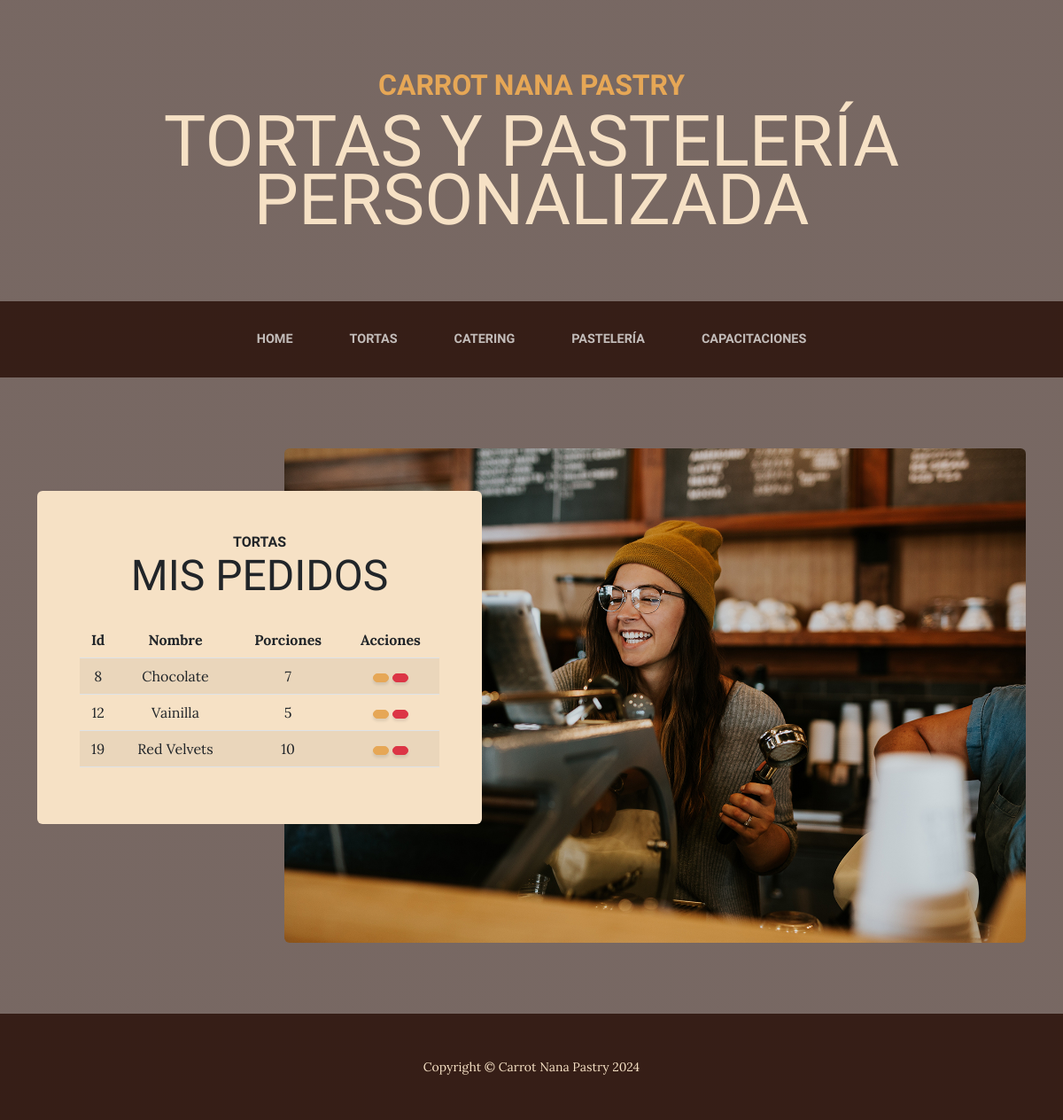
/tortas_pedidos/, run on an earlier commit of the app's database.
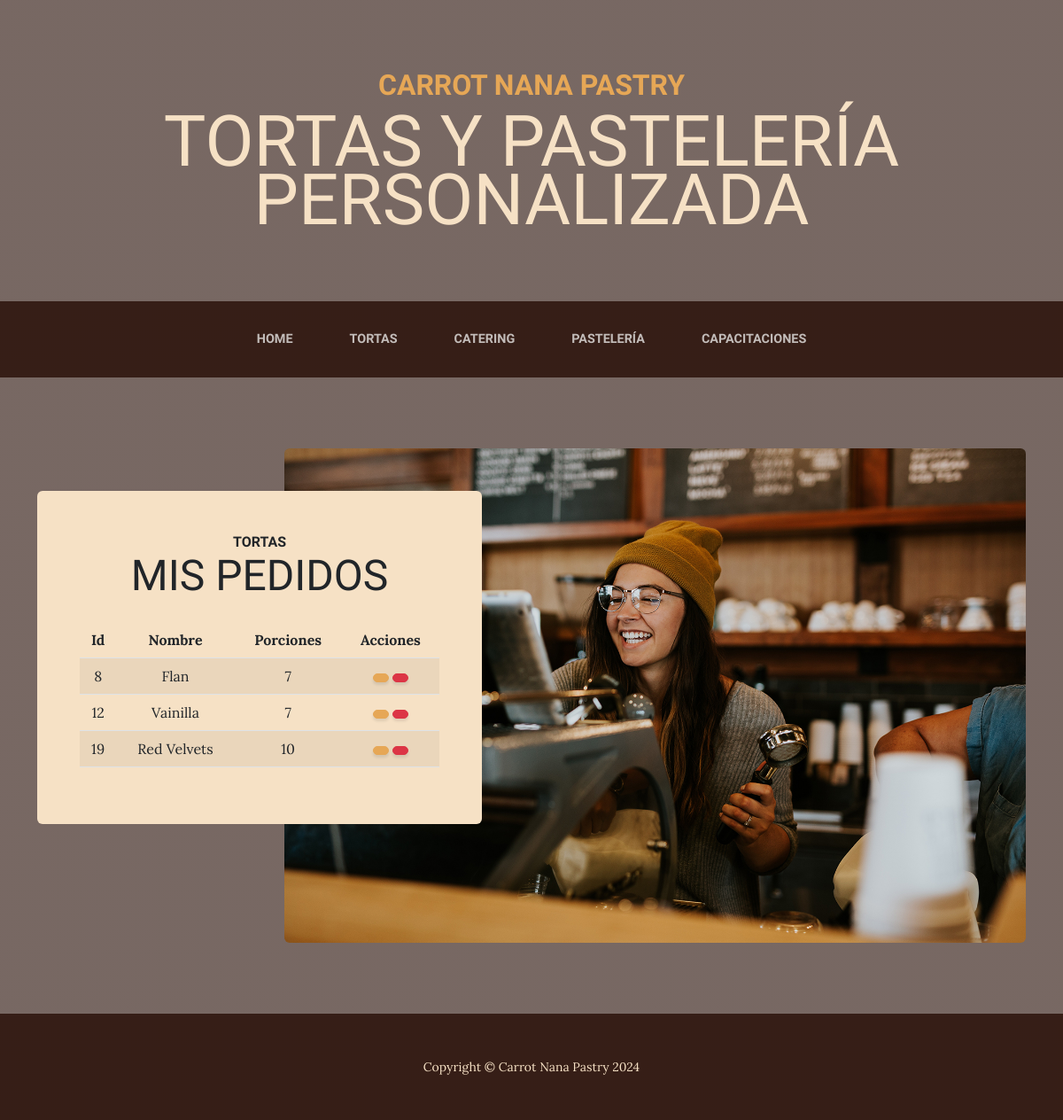
And on a later commit of the database.
### carrot_app/models.py (models this page shows, shortened)
class Tortas(models.Model):
    nombre = models.CharField(max_length=40)
    porciones = models.IntegerField()

### carrot_app/views.py (the view)
# urls.py: path('tortas_pedidos/', tortas_pedidos, name = 'tortas_pedidos'),
def tortas_pedidos(request):
    tortas = Tortas.objects.all()
    contexto = {'tortas': tortas}
    return render(request, 'carrot_app/tortas_pedidos.html', contexto)

### carrot_app/templates/carrot_app/tortas_pedidos.html (shortened to what this page needs)
{% extends 'carrot_app/index.html'%}
{%block content%}
<img class="intro-img img-fluid mb-3 mb-lg-0 rounded" src="assets/img/intro.jpg" alt="..." />
            <div class="intro-text left-0 text-center bg-faded p-5 rounded">
                <h2 class="section-heading mb-4">
                    <span class="section-heading-upper">Tortas</span>
                    <span class="section-heading-lower">Mis Pedidos</span>
                </h2>
                <table class="table table-striped">
                    <thead>
                        <tr>
                            <th>Id</th>
                            <th>Nombre</th>
                            <th>Porciones</th>
                            <th>Acciones</th>
                        </tr>
                    </thead>
                    <tbody>
                    {% for t in tortas  %}
                        <tr>
                            <td>{{ t.id }}</td>
                            <td>{{ t.nombre }}</td>
                            <td>{{ t.porciones }}</td>
                            <td>
                                <a href="{% url 'tortas_update' t.id %}"
                                class="btn btn-primary" style="--bs-btn-padding-y: .25rem; --bs-btn-padding-x: .5rem; --bs-btn-font-size: .75rem;">
                                </a>
                                <a href="{% url 'tortas_delete' t.id %}"
                                class="btn btn-danger" style="--bs-btn-padding-y: .25rem; --bs-btn-padding-x: .5rem; --bs-btn-font-size: .75rem;">
                                </a>
                            </td>
                        </tr>
                    {% endfor %}
                    </tbody>
                </table>
            </div>
{% endblock content%}

What changed in the data, as far as the page shows it:
changed Tortas id 8: nombre "Chocolate" → "Flan"
changed Tortas "Vainilla": porciones "5" → "7"
